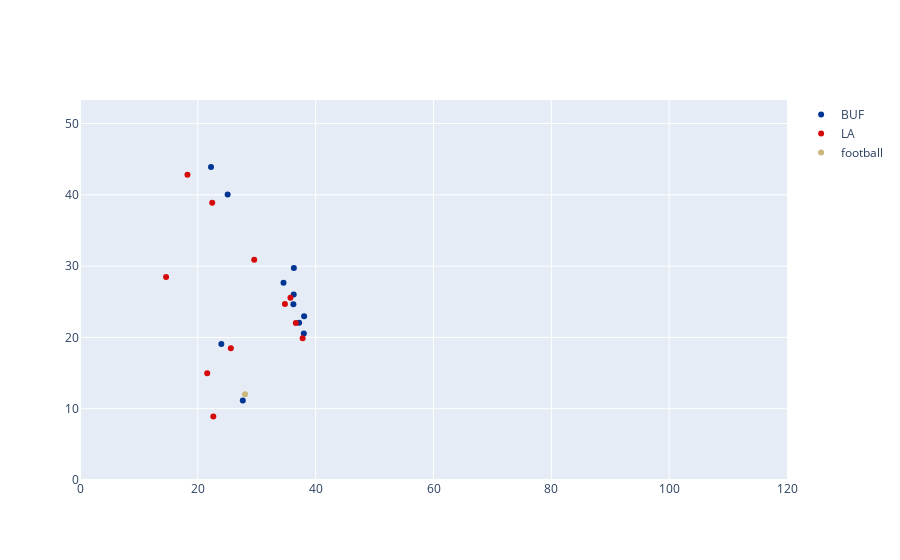

Notebook code cell kept with this figure:
### Code cell
import plotly.graph_objects as go
fig = go.Figure( layout_yaxis_range=[0,53.3], layout_xaxis_range=[0,120])

colors = {"LA":'#D50A0A',
          "BUF":'#003594',
          "football":'#CBB67C'
        }
for team in focused_df.club.unique():
    plot_df = focused_df[(focused_df.club==team)&(focused_df.frameId==1)]
    fig.add_trace(go.Scatter(x=plot_df["x"], y=plot_df["y"],mode = 'markers',marker_color=colors[team],name=team))
fig.show()

### Figure 1 — Plotly figure (JSON) as saved in the notebook; plotly's stock layout.template omitted (floating-point values rounded to 4 significant figures)
{"data": [{"marker": {"color": "#003594"}, "mode": "markers", "name": "BUF", "type": "scatter", "x": [37.19, 36.22, 27.63, 37.99, 25.06, 38.04, 36.3, 23.99, 36.27, 22.24, 34.54], "y": [22.05, 24.66, 11.16, 20.56, 40.04, 22.96, 29.73, 19.08, 26.02, 43.9, 27.65]}, {"marker": {"color": "#D50A0A"}, "mode": "markers", "name": "LA", "type": "scatter", "x": [25.6, 36.63, 22.63, 22.44, 34.78, 21.59, 18.24, 35.72, 14.61, 29.57, 37.79], "y": [18.48, 22.03, 8.9, 38.88, 24.69, 14.97, 42.8, 25.58, 28.48, 30.91, 19.87]}, {"marker": {"color": "#CBB67C"}, "mode": "markers", "name": "football", "type": "scatter", "x": [28.02], "y": [12.04]}], "layout": {"xaxis": {"range": [0, 120]}, "yaxis": {"range": [0, 53.3]}}}
